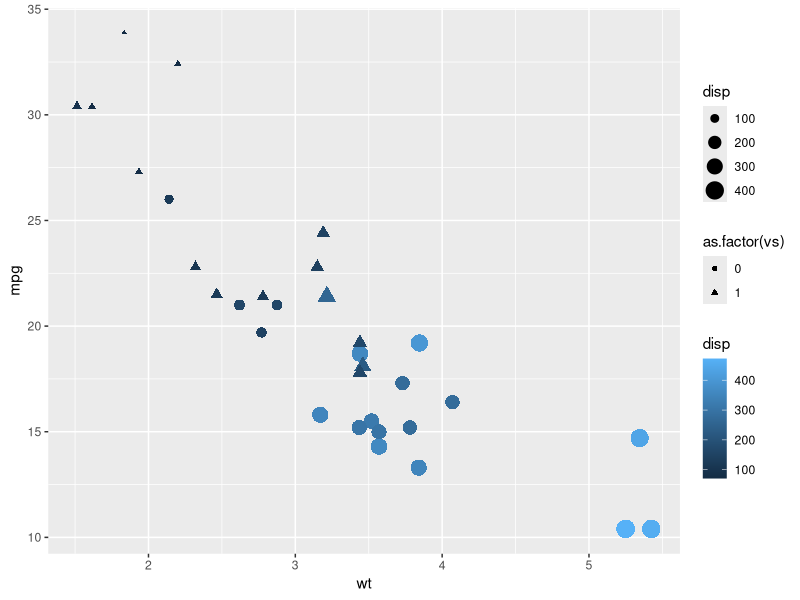
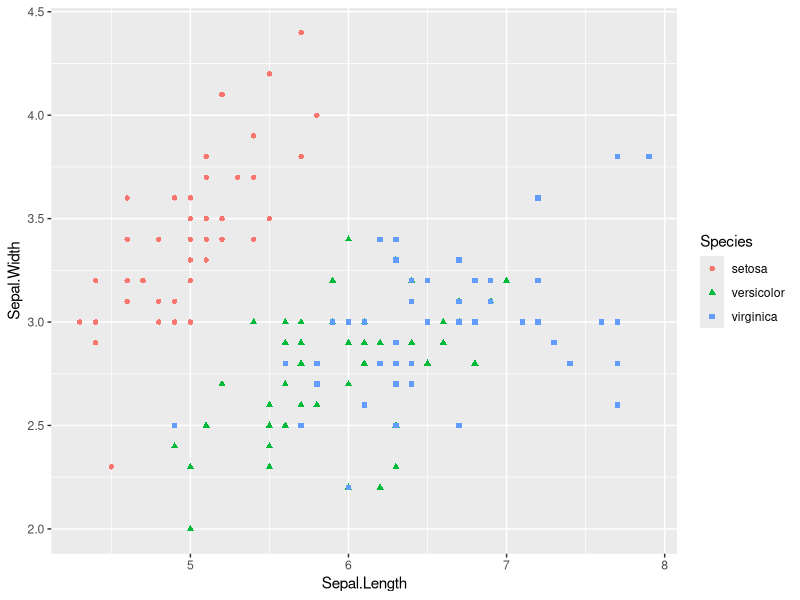

The R source for these figures, in order:
## ---- chunk 1
knitr::opts_chunk$set(echo = TRUE)
library(ggplot2)
## ---- chunk 2
ggplot(mtcars, aes(x = wt,       # this two
                 y = mpg,      # are required
                 color = disp, # this is a mapping property
                 size = disp,  #
                 shape = as.factor(vs))) +
  geom_point();

## ---- chunk 3

data <- iris
str(data)

ggplot(data, aes(x = Sepal.Length,
                 y = Sepal.Width,
                 shape = Species,
                 color = Species)) +
  geom_point()
